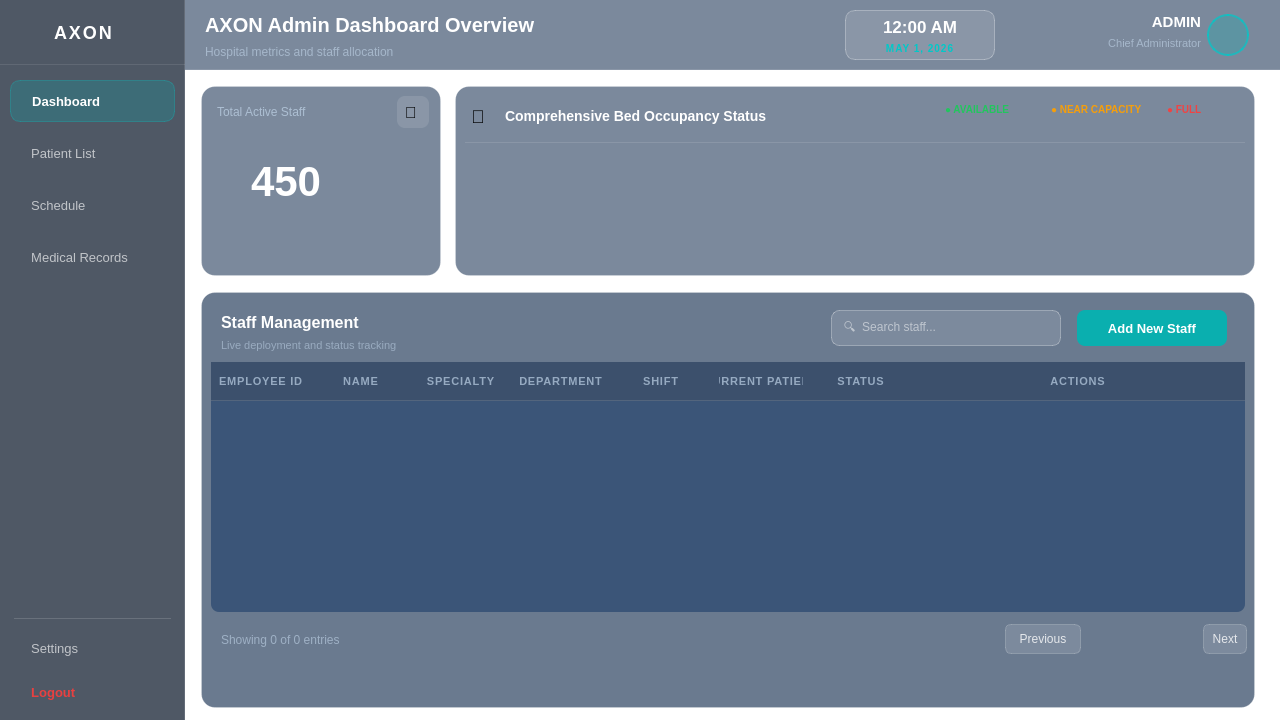
<?xml version="1.0" encoding="UTF-8"?>
<ui version="4.0">
 <class>admin</class>
 <widget class="QMainWindow" name="admin">
  <property name="geometry">
   <rect>
    <x>0</x>
    <y>0</y>
    <width>1280</width>
    <height>720</height>
   </rect>
  </property>
  <property name="minimumSize">
   <size>
    <width>1280</width>
    <height>720</height>
   </size>
  </property>
  <property name="maximumSize">
   <size>
    <width>1280</width>
    <height>720</height>
   </size>
  </property>
  <property name="windowTitle">
   <string>AXON - Admin Dashboard</string>
  </property>
  <property name="windowIcon">
   <iconset resource="resources.qrc">
    <normaloff>:/images/AXON_Monogram.png</normaloff>:/images/AXON_Monogram.png</iconset>
  </property>
  <property name="styleSheet">
   <string notr="true">QMainWindow { background: transparent; }</string>
  </property>
  <widget class="QWidget" name="centralWidget">
   <property name="styleSheet">
    <string notr="true">
     QWidget#centralWidget {
       background-image: url(:/images/AXON_Background.png);
       background-repeat: no-repeat;
       background-position: center;
     }
    </string>
   </property>
   <widget class="QFrame" name="sidebarFrame">
    <property name="geometry">
     <rect>
      <x>0</x>
      <y>0</y>
      <width>185</width>
      <height>720</height>
     </rect>
    </property>
    <property name="styleSheet">
     <string notr="true">
      QFrame#sidebarFrame {
        background-color: rgba(10, 22, 40, 0.72);
        border-right: 1px solid rgba(255,255,255,0.12);
      }
     </string>
    </property>
    <widget class="QFrame" name="logoFrame">
     <property name="geometry">
      <rect>
       <x>0</x>
       <y>0</y>
       <width>185</width>
       <height>65</height>
      </rect>
     </property>
     <property name="styleSheet">
      <string notr="true">QFrame#logoFrame { background: transparent; border-bottom: 1px solid rgba(255,255,255,0.10); }</string>
     </property>
     <widget class="QLabel" name="logoIconLabel">
      <property name="geometry">
       <rect>
        <x>16</x>
        <y>16</y>
        <width>32</width>
        <height>32</height>
       </rect>
      </property>
      <property name="styleSheet">
       <string notr="true">QLabel { color:#00c8c8; font-size:22px; background:transparent; border:none; }</string>
      </property>
      <property name="text">
       <string/>
      </property>
      <property name="pixmap">
       <pixmap resource="resources.qrc">:/images/AXON_Monogram.png</pixmap>
      </property>
      <property name="scaledContents">
       <bool>true</bool>
      </property>
     </widget>
     <widget class="QLabel" name="logoTextLabel">
      <property name="geometry">
       <rect>
        <x>54</x>
        <y>18</y>
        <width>100</width>
        <height>28</height>
       </rect>
      </property>
      <property name="styleSheet">
       <string notr="true">QLabel { color:#ffffff; font-size:18px; font-weight:800; font-family:'Segoe UI'; background:transparent; border:none; letter-spacing:2px; }</string>
      </property>
      <property name="text">
       <string>AXON</string>
      </property>
     </widget>
    </widget>
    <widget class="QPushButton" name="navDashboardBtn">
     <property name="geometry">
      <rect>
       <x>10</x>
       <y>80</y>
       <width>165</width>
       <height>42</height>
      </rect>
     </property>
     <property name="styleSheet">
      <string notr="true">
       QPushButton { background-color:rgba(0,180,180,0.22); border:1px solid rgba(0,200,200,0.30);
         border-radius:10px; color:#ffffff; font-size:13px; font-family:'Segoe UI';
         font-weight:600; text-align:left; padding-left:14px; }
       QPushButton:hover { background-color:rgba(0,180,180,0.32); }
      </string>
     </property>
     <property name="text">
      <string>  Dashboard</string>
     </property>
    </widget>
    <widget class="QPushButton" name="navPatientBtn">
     <property name="geometry">
      <rect>
       <x>10</x>
       <y>132</y>
       <width>165</width>
       <height>42</height>
      </rect>
     </property>
     <property name="styleSheet">
      <string notr="true">
       QPushButton { background-color:transparent; border:none; border-radius:10px;
         color:rgba(255,255,255,0.65); font-size:13px; font-family:'Segoe UI';
         text-align:left; padding-left:14px; }
       QPushButton:hover { background-color:rgba(255,255,255,0.08); color:#fff; }
      </string>
     </property>
     <property name="text">
      <string>  Patient List</string>
     </property>
    </widget>
    <widget class="QPushButton" name="navScheduleBtn">
     <property name="geometry">
      <rect>
       <x>10</x>
       <y>184</y>
       <width>165</width>
       <height>42</height>
      </rect>
     </property>
     <property name="styleSheet">
      <string notr="true">
       QPushButton { background-color:transparent; border:none; border-radius:10px;
         color:rgba(255,255,255,0.65); font-size:13px; font-family:'Segoe UI';
         text-align:left; padding-left:14px; }
       QPushButton:hover { background-color:rgba(255,255,255,0.08); color:#fff; }
      </string>
     </property>
     <property name="text">
      <string>  Schedule</string>
     </property>
    </widget>
    <widget class="QPushButton" name="navMedRecordsBtn">
     <property name="geometry">
      <rect>
       <x>10</x>
       <y>236</y>
       <width>165</width>
       <height>42</height>
      </rect>
     </property>
     <property name="styleSheet">
      <string notr="true">
       QPushButton { background-color:transparent; border:none; border-radius:10px;
         color:rgba(255,255,255,0.65); font-size:13px; font-family:'Segoe UI';
         text-align:left; padding-left:14px; }
       QPushButton:hover { background-color:rgba(255,255,255,0.08); color:#fff; }
      </string>
     </property>
     <property name="text">
      <string>  Medical Records</string>
     </property>
    </widget>
    <widget class="QFrame" name="sidebarSeparator">
     <property name="geometry">
      <rect>
       <x>14</x>
       <y>618</y>
       <width>157</width>
       <height>1</height>
      </rect>
     </property>
     <property name="styleSheet">
      <string notr="true">QFrame { background:rgba(255,255,255,0.15); border:none; }</string>
     </property>
    </widget>
    <widget class="QPushButton" name="navSettingsBtn">
     <property name="geometry">
      <rect>
       <x>10</x>
       <y>628</y>
       <width>165</width>
       <height>40</height>
      </rect>
     </property>
     <property name="styleSheet">
      <string notr="true">
       QPushButton { background-color:transparent; border:none; border-radius:10px;
         color:rgba(255,255,255,0.65); font-size:13px; font-family:'Segoe UI';
         text-align:left; padding-left:14px; }
       QPushButton:hover { background-color:rgba(255,255,255,0.08); color:#fff; }
      </string>
     </property>
     <property name="text">
      <string>  Settings</string>
     </property>
    </widget>
    <widget class="QPushButton" name="navLogoutBtn">
     <property name="geometry">
      <rect>
       <x>10</x>
       <y>672</y>
       <width>165</width>
       <height>40</height>
      </rect>
     </property>
     <property name="styleSheet">
      <string notr="true">
       QPushButton { background-color:transparent; border:none; border-radius:10px;
         color:#e84040; font-size:13px; font-family:'Segoe UI'; font-weight:600;
         text-align:left; padding-left:14px; }
       QPushButton:hover { background-color:rgba(232,64,64,0.15); }
      </string>
     </property>
     <property name="text">
      <string>  Logout</string>
     </property>
    </widget>
   </widget>
   <widget class="QFrame" name="headerFrame">
    <property name="geometry">
     <rect>
      <x>185</x>
      <y>0</y>
      <width>1095</width>
      <height>70</height>
     </rect>
    </property>
    <property name="styleSheet">
     <string notr="true">
      QFrame#headerFrame {
        background-color: rgba(15, 40, 75, 0.55);
        border-bottom: 1px solid rgba(255,255,255,0.12);
      }
     </string>
    </property>
    <widget class="QLabel" name="pageTitleLabel">
     <property name="geometry">
      <rect>
       <x>20</x>
       <y>10</y>
       <width>450</width>
       <height>30</height>
      </rect>
     </property>
     <property name="styleSheet">
      <string notr="true">QLabel { color:#ffffff; font-size:20px; font-weight:700; font-family:'Segoe UI'; background:transparent; border:none; }</string>
     </property>
     <property name="text">
      <string>AXON Admin Dashboard Overview</string>
     </property>
    </widget>
    <widget class="QLabel" name="pageSubtitleLabel">
     <property name="geometry">
      <rect>
       <x>20</x>
       <y>42</y>
       <width>300</width>
       <height>20</height>
      </rect>
     </property>
     <property name="styleSheet">
      <string notr="true">QLabel { color:rgba(200,220,240,0.55); font-size:12px; font-family:'Segoe UI'; background:transparent; border:none; }</string>
     </property>
     <property name="text">
      <string>Hospital metrics and staff allocation</string>
     </property>
    </widget>
    <widget class="QFrame" name="clockFrame">
     <property name="geometry">
      <rect>
       <x>660</x>
       <y>10</y>
       <width>150</width>
       <height>50</height>
      </rect>
     </property>
     <property name="styleSheet">
      <string notr="true">
       QFrame#clockFrame {
         background-color: rgba(255, 255, 255, 0.12);
         border: 1px solid rgba(255, 255, 255, 0.30);
         border-radius: 10px;
       }
      </string>
     </property>
     <widget class="QLabel" name="clockTimeLabel">
      <property name="geometry">
       <rect>
        <x>0</x>
        <y>4</y>
        <width>150</width>
        <height>26</height>
       </rect>
      </property>
      <property name="styleSheet">
       <string notr="true">QLabel { color:#ffffff; font-size:17px; font-weight:700; font-family:'Segoe UI'; background:transparent; border:none; }</string>
      </property>
      <property name="text">
       <string>12:00 AM</string>
      </property>
      <property name="alignment">
       <set>Qt::AlignmentFlag::AlignCenter</set>
      </property>
     </widget>
     <widget class="QLabel" name="clockDateLabel">
      <property name="geometry">
       <rect>
        <x>0</x>
        <y>30</y>
        <width>150</width>
        <height>16</height>
       </rect>
      </property>
      <property name="styleSheet">
       <string notr="true">QLabel { color:#00c8c8; font-size:10px; font-weight:600; font-family:'Segoe UI'; background:transparent; border:none; letter-spacing:1px; }</string>
      </property>
      <property name="text">
       <string>MAY 1, 2026</string>
      </property>
      <property name="alignment">
       <set>Qt::AlignmentFlag::AlignCenter</set>
      </property>
     </widget>
    </widget>
    <widget class="QLabel" name="userNameLabel">
     <property name="geometry">
      <rect>
       <x>876</x>
       <y>12</y>
       <width>140</width>
       <height>20</height>
      </rect>
     </property>
     <property name="styleSheet">
      <string notr="true">QLabel { color:#ffffff; font-size:15px; font-weight:600; font-family:'Segoe UI'; background:transparent; border:none; }</string>
     </property>
     <property name="text">
      <string>&lt;html&gt;&lt;head/&gt;&lt;body&gt;&lt;p&gt;&lt;span style=&quot; font-weight:700;&quot;&gt;ADMIN&lt;/span&gt;&lt;/p&gt;&lt;/body&gt;&lt;/html&gt;</string>
     </property>
     <property name="alignment">
      <set>Qt::AlignmentFlag::AlignRight|Qt::AlignmentFlag::AlignTrailing|Qt::AlignmentFlag::AlignVCenter</set>
     </property>
    </widget>
    <widget class="QLabel" name="userRoleLabel">
     <property name="geometry">
      <rect>
       <x>876</x>
       <y>34</y>
       <width>140</width>
       <height>18</height>
      </rect>
     </property>
     <property name="styleSheet">
      <string notr="true">QLabel { color:rgba(200,220,240,0.55); font-size:11px; font-family:'Segoe UI'; background:transparent; border:none; }</string>
     </property>
     <property name="text">
      <string>Chief Administrator</string>
     </property>
     <property name="alignment">
      <set>Qt::AlignmentFlag::AlignRight|Qt::AlignmentFlag::AlignTrailing|Qt::AlignmentFlag::AlignVCenter</set>
     </property>
    </widget>
    <widget class="QLabel" name="userAvatarLabel">
     <property name="geometry">
      <rect>
       <x>1022</x>
       <y>14</y>
       <width>42</width>
       <height>42</height>
      </rect>
     </property>
     <property name="styleSheet">
      <string notr="true">QLabel { background:rgba(0,180,180,0.25); border-radius:21px; font-size:20px; border:2px solid rgba(0,200,200,0.70); }</string>
     </property>
     <property name="text">
      <string/>
     </property>
     <property name="pixmap">
      <pixmap resource="resources.qrc">:/images/admin.png</pixmap>
     </property>
     <property name="scaledContents">
      <bool>false</bool>
     </property>
     <property name="alignment">
      <set>Qt::AlignmentFlag::AlignCenter</set>
     </property>
    </widget>
   </widget>
   <widget class="QScrollArea" name="mainScrollArea">
    <property name="geometry">
     <rect>
      <x>185</x>
      <y>70</y>
      <width>1095</width>
      <height>650</height>
     </rect>
    </property>
    <property name="styleSheet">
     <string notr="true">
      QScrollArea { background: transparent; border: none; }
      QScrollBar:vertical { background: rgba(255,255,255,0.05); width:5px; }
      QScrollBar::handle:vertical { background: rgba(255,255,255,0.20); border-radius:3px; }
      QScrollBar::add-line:vertical, QScrollBar::sub-line:vertical { height:0; }
     </string>
    </property>
    <property name="frameShape">
     <enum>QFrame::Shape::NoFrame</enum>
    </property>
    <property name="horizontalScrollBarPolicy">
     <enum>Qt::ScrollBarPolicy::ScrollBarAlwaysOff</enum>
    </property>
    <property name="widgetResizable">
     <bool>true</bool>
    </property>
    <widget class="QWidget" name="scrollContents">
     <property name="geometry">
      <rect>
       <x>0</x>
       <y>0</y>
       <width>1095</width>
       <height>650</height>
      </rect>
     </property>
     <property name="styleSheet">
      <string notr="true">QWidget#scrollContents { background: transparent; }</string>
     </property>
     <widget class="QFrame" name="staffCardFrame">
      <property name="geometry">
       <rect>
        <x>16</x>
        <y>16</y>
        <width>240</width>
        <height>190</height>
       </rect>
      </property>
      <property name="styleSheet">
       <string notr="true">
        QFrame#staffCardFrame {
          background-color: rgba(15, 40, 75, 0.55);
          border: 1px solid rgba(255, 255, 255, 0.18);
          border-radius: 14px;
        }
       </string>
      </property>
      <widget class="QLabel" name="staffCardTitleLabel">
       <property name="geometry">
        <rect>
         <x>16</x>
         <y>16</y>
         <width>180</width>
         <height>20</height>
        </rect>
       </property>
       <property name="styleSheet">
        <string notr="true">QLabel { color:rgba(200,220,240,0.65); font-size:12px; font-family:'Segoe UI'; background:transparent; border:none; }</string>
       </property>
       <property name="text">
        <string>Total Active Staff</string>
       </property>
      </widget>
      <widget class="QLabel" name="staffIconLabel">
       <property name="geometry">
        <rect>
         <x>196</x>
         <y>10</y>
         <width>32</width>
         <height>32</height>
        </rect>
       </property>
       <property name="styleSheet">
        <string notr="true">QLabel { background:rgba(255,255,255,0.12); border-radius:8px; font-size:16px; padding:4px; border:none; }</string>
       </property>
       <property name="text">
        <string>👥</string>
       </property>
      </widget>
      <widget class="QLabel" name="staffCountLabel">
       <property name="geometry">
        <rect>
         <x>50</x>
         <y>70</y>
         <width>150</width>
         <height>50</height>
        </rect>
       </property>
       <property name="styleSheet">
        <string notr="true">QLabel { color:#ffffff; font-size:42px; font-weight:800; font-family:'Segoe UI'; background:transparent; border:none; }</string>
       </property>
       <property name="text">
        <string>450</string>
       </property>
      </widget>
     </widget>
     <widget class="QFrame" name="bedOccupancyCard">
      <property name="geometry">
       <rect>
        <x>270</x>
        <y>16</y>
        <width>800</width>
        <height>190</height>
       </rect>
      </property>
      <property name="styleSheet">
       <string notr="true">
        QFrame#bedOccupancyCard {
          background-color: rgba(15, 40, 75, 0.55);
          border: 1px solid rgba(255, 255, 255, 0.18);
          border-radius: 14px;
        }
       </string>
      </property>
      <widget class="QLabel" name="bedCardIcon">
       <property name="geometry">
        <rect>
         <x>16</x>
         <y>16</y>
         <width>28</width>
         <height>28</height>
        </rect>
       </property>
       <property name="styleSheet">
        <string notr="true">QLabel { background:transparent; border:none; font-size:18px; }</string>
       </property>
       <property name="text">
        <string>🏥</string>
       </property>
      </widget>
      <widget class="QLabel" name="bedCardTitle">
       <property name="geometry">
        <rect>
         <x>50</x>
         <y>10</y>
         <width>300</width>
         <height>40</height>
        </rect>
       </property>
       <property name="styleSheet">
        <string notr="true">QLabel { color:#ffffff; font-size:14px; font-weight:700; font-family:'Segoe UI'; background:transparent; border:none; }</string>
       </property>
       <property name="text">
        <string>Comprehensive Bed Occupancy Status</string>
       </property>
       <property name="wordWrap">
        <bool>true</bool>
       </property>
      </widget>
      <widget class="QLabel" name="legendAvailLabel">
       <property name="geometry">
        <rect>
         <x>490</x>
         <y>14</y>
         <width>100</width>
         <height>18</height>
        </rect>
       </property>
       <property name="styleSheet">
        <string notr="true">QLabel { color:#22c55e; font-size:10px; font-weight:600; font-family:'Segoe UI'; background:transparent; border:none; }</string>
       </property>
       <property name="text">
        <string>● AVAILABLE</string>
       </property>
      </widget>
      <widget class="QLabel" name="legendNearLabel">
       <property name="geometry">
        <rect>
         <x>596</x>
         <y>14</y>
         <width>110</width>
         <height>18</height>
        </rect>
       </property>
       <property name="styleSheet">
        <string notr="true">QLabel { color:#f59e0b; font-size:10px; font-weight:600; font-family:'Segoe UI'; background:transparent; border:none; }</string>
       </property>
       <property name="text">
        <string>● NEAR CAPACITY</string>
       </property>
      </widget>
      <widget class="QLabel" name="legendFullLabel">
       <property name="geometry">
        <rect>
         <x>712</x>
         <y>14</y>
         <width>70</width>
         <height>18</height>
        </rect>
       </property>
       <property name="styleSheet">
        <string notr="true">QLabel { color:#ef4444; font-size:10px; font-weight:600; font-family:'Segoe UI'; background:transparent; border:none; }</string>
       </property>
       <property name="text">
        <string>● FULL</string>
       </property>
      </widget>
      <widget class="QFrame" name="bedCardSep">
       <property name="geometry">
        <rect>
         <x>10</x>
         <y>56</y>
         <width>780</width>
         <height>1</height>
        </rect>
       </property>
       <property name="styleSheet">
        <string notr="true">QFrame { background:rgba(255,255,255,0.12); border:none; }</string>
       </property>
      </widget>
      <widget class="QFrame" name="bedDeptContainer">
       <property name="geometry">
        <rect>
         <x>10</x>
         <y>62</y>
         <width>780</width>
         <height>118</height>
        </rect>
       </property>
       <property name="styleSheet">
        <string notr="true">QFrame#bedDeptContainer { background:transparent; border:none; }</string>
       </property>
      </widget>
     </widget>
     <widget class="QFrame" name="staffMgmtCard">
      <property name="geometry">
       <rect>
        <x>16</x>
        <y>222</y>
        <width>1054</width>
        <height>416</height>
       </rect>
      </property>
      <property name="styleSheet">
       <string notr="true">
        QFrame#staffMgmtCard {
          background-color: rgba(15, 40, 75, 0.62);
          border: 1px solid rgba(255, 255, 255, 0.18);
          border-radius: 14px;
        }
       </string>
      </property>
      <widget class="QLabel" name="staffMgmtTitle">
       <property name="geometry">
        <rect>
         <x>20</x>
         <y>18</y>
         <width>260</width>
         <height>24</height>
        </rect>
       </property>
       <property name="styleSheet">
        <string notr="true">QLabel { color:#ffffff; font-size:16px; font-weight:700; font-family:'Segoe UI'; background:transparent; border:none; }</string>
       </property>
       <property name="text">
        <string>Staff Management</string>
       </property>
      </widget>
      <widget class="QLabel" name="staffMgmtSubtitle">
       <property name="geometry">
        <rect>
         <x>20</x>
         <y>44</y>
         <width>260</width>
         <height>18</height>
        </rect>
       </property>
       <property name="styleSheet">
        <string notr="true">QLabel { color:rgba(200,220,240,0.50); font-size:11px; font-family:'Segoe UI'; background:transparent; border:none; }</string>
       </property>
       <property name="text">
        <string>Live deployment and status tracking</string>
       </property>
      </widget>
      <widget class="QLineEdit" name="staffSearchInput">
       <property name="geometry">
        <rect>
         <x>630</x>
         <y>18</y>
         <width>230</width>
         <height>36</height>
        </rect>
       </property>
       <property name="styleSheet">
        <string notr="true">
         QLineEdit {
           background-color: rgba(255, 255, 255, 0.12);
           border: 1px solid rgba(255, 255, 255, 0.30);
           border-radius: 8px;
           color: #ffffff;
           font-size: 12px;
           font-family: 'Segoe UI';
           padding-left: 10px;
         }
         QLineEdit:focus {
           border: 1px solid rgba(0, 200, 200, 0.70);
           background-color: rgba(255, 255, 255, 0.18);
         }
        </string>
       </property>
       <property name="placeholderText">
        <string>🔍  Search staff...</string>
       </property>
      </widget>
      <widget class="QPushButton" name="addStaffBtn">
       <property name="geometry">
        <rect>
         <x>876</x>
         <y>18</y>
         <width>150</width>
         <height>36</height>
        </rect>
       </property>
       <property name="cursor">
        <cursorShape>PointingHandCursor</cursorShape>
       </property>
       <property name="styleSheet">
        <string notr="true">
         QPushButton { background:#0aafaf; border:none; border-radius:8px;
           color:#ffffff; font-size:13px; font-weight:600; font-family:'Segoe UI'; }
         QPushButton:hover { background:#0bcfcf; }
         QPushButton:pressed { background:#089898; }
        </string>
       </property>
       <property name="text">
        <string>Add New Staff</string>
       </property>
      </widget>
      <widget class="QTableWidget" name="staffTable">
       <property name="geometry">
        <rect>
         <x>10</x>
         <y>70</y>
         <width>1034</width>
         <height>250</height>
        </rect>
       </property>
       <property name="styleSheet">
        <string notr="true">
         QTableWidget {
           background-color: rgba(20, 55, 100, 0.55);
           border: none; border-radius: 8px;
           gridline-color: rgba(255,255,255,0.06);
           color: #ffffff; font-size: 12px; font-family: 'Segoe UI';
           selection-background-color: rgba(0,180,180,0.35);
           outline: none;
         }
         QTableWidget::item { padding:10px 8px; border-bottom:1px solid rgba(255,255,255,0.07); }
         QTableWidget::item:selected { background:rgba(0,180,180,0.35); color:#ffffff; }
         QHeaderView::section {
           background-color: rgba(15, 40, 75, 0.80);
           color: rgba(200,220,240,0.65);
           font-size: 11px; font-weight: 600; font-family: 'Segoe UI';
           letter-spacing: 0.8px; padding: 10px 8px;
           border: none; border-bottom: 1px solid rgba(255,255,255,0.12);
         }
         QScrollBar:vertical { background: rgba(255,255,255,0.05); width:5px; }
         QScrollBar::handle:vertical { background: rgba(255,255,255,0.20); border-radius:3px; }
         QScrollBar::add-line:vertical, QScrollBar::sub-line:vertical { height:0; }
        </string>
       </property>
       <property name="editTriggers">
        <set>QAbstractItemView::EditTrigger::NoEditTriggers</set>
       </property>
       <property name="alternatingRowColors">
        <bool>false</bool>
       </property>
       <property name="selectionBehavior">
        <enum>QAbstractItemView::SelectionBehavior::SelectRows</enum>
       </property>
       <property name="verticalScrollMode">
        <enum>QAbstractItemView::ScrollMode::ScrollPerPixel</enum>
       </property>
       <property name="showGrid">
        <bool>false</bool>
       </property>
       <property name="rowCount">
        <number>0</number>
       </property>
       <property name="columnCount">
        <number>8</number>
       </property>
       <attribute name="horizontalHeaderStretchLastSection">
        <bool>true</bool>
       </attribute>
       <column>
        <property name="text">
         <string>EMPLOYEE ID</string>
        </property>
       </column>
       <column>
        <property name="text">
         <string>NAME</string>
        </property>
       </column>
       <column>
        <property name="text">
         <string>SPECIALTY</string>
        </property>
       </column>
       <column>
        <property name="text">
         <string>DEPARTMENT</string>
        </property>
       </column>
       <column>
        <property name="text">
         <string>SHIFT</string>
        </property>
       </column>
       <column>
        <property name="text">
         <string>CURRENT PATIENT</string>
        </property>
       </column>
       <column>
        <property name="text">
         <string>STATUS</string>
        </property>
       </column>
       <column>
        <property name="text">
         <string>ACTIONS</string>
        </property>
       </column>
      </widget>
      <widget class="QLabel" name="paginationInfoLabel">
       <property name="geometry">
        <rect>
         <x>20</x>
         <y>334</y>
         <width>200</width>
         <height>28</height>
        </rect>
       </property>
       <property name="styleSheet">
        <string notr="true">QLabel { color:rgba(200,220,240,0.55); font-size:12px; font-family:'Segoe UI'; background:transparent; border:none; }</string>
       </property>
       <property name="text">
        <string>Showing 0 of 0 entries</string>
       </property>
      </widget>
      <widget class="QPushButton" name="prevPageBtn">
       <property name="geometry">
        <rect>
         <x>804</x>
         <y>332</y>
         <width>76</width>
         <height>30</height>
        </rect>
       </property>
       <property name="styleSheet">
        <string notr="true">
         QPushButton { background:rgba(255,255,255,0.12); border:1px solid rgba(255,255,255,0.20);
           border-radius:6px; color:rgba(255,255,255,0.80); font-size:12px; font-family:'Segoe UI'; }
         QPushButton:hover { background:rgba(255,255,255,0.20); color:#fff; }
        </string>
       </property>
       <property name="text">
        <string>Previous</string>
       </property>
      </widget>
      <widget class="QFrame" name="pageButtonsFrame">
       <property name="geometry">
        <rect>
         <x>886</x>
         <y>332</y>
         <width>110</width>
         <height>30</height>
        </rect>
       </property>
       <property name="styleSheet">
        <string notr="true">QFrame { background:transparent; border:none; }</string>
       </property>
      </widget>
      <widget class="QPushButton" name="nextPageBtn">
       <property name="geometry">
        <rect>
         <x>1002</x>
         <y>332</y>
         <width>44</width>
         <height>30</height>
        </rect>
       </property>
       <property name="styleSheet">
        <string notr="true">
         QPushButton { background:rgba(255,255,255,0.12); border:1px solid rgba(255,255,255,0.20);
           border-radius:6px; color:rgba(255,255,255,0.80); font-size:12px; font-family:'Segoe UI'; }
         QPushButton:hover { background:rgba(255,255,255,0.20); color:#fff; }
        </string>
       </property>
       <property name="text">
        <string>Next</string>
       </property>
      </widget>
     </widget>
     <widget class="QLabel" name="footerLabel">
      <property name="geometry">
       <rect>
        <x>0</x>
        <y>670</y>
        <width>1060</width>
        <height>26</height>
       </rect>
      </property>
      <property name="styleSheet">
       <string notr="true">QLabel { color:rgba(200,220,240,0.40); font-size:11px; font-family:'Segoe UI'; background:transparent; border:none; }</string>
      </property>
      <property name="text">
       <string>© 2024 AXON Hospital Management System. All rights reserved.  Precise Care. Intelligent Data.</string>
      </property>
      <property name="alignment">
       <set>Qt::AlignmentFlag::AlignCenter</set>
      </property>
     </widget>
    </widget>
   </widget>
  </widget>
 </widget>
 <resources>
  <include location="resources.qrc"/>
 </resources>
 <connections/>
</ui>
